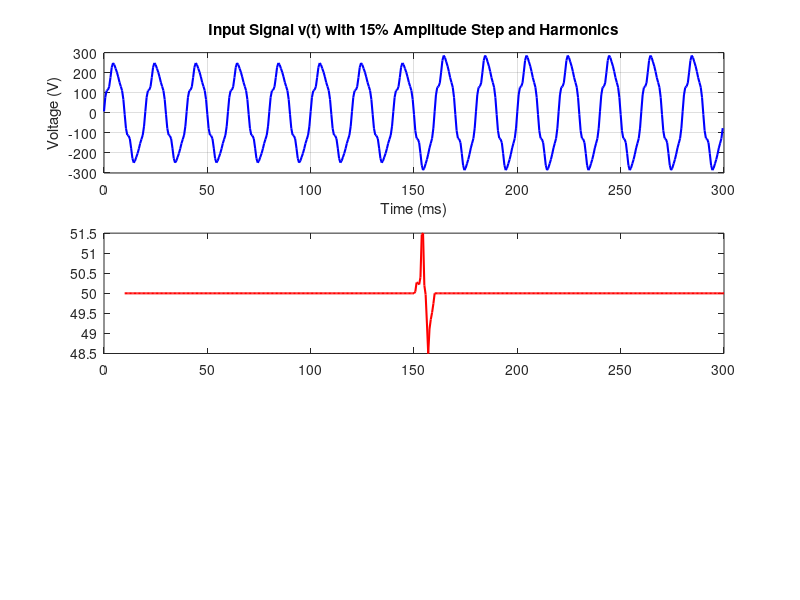

MATLAB code for this plot: (Note: this script raises an error after producing the figure.)
clear; clc; close all;

Fs      = 1600;               
Ts      = 1/Fs;
T_end   = 0.3;                
t       = 0:Ts:T_end-Ts;      
N_total = length(t);

f0      = 50;                 
A1 = 230;                     
step_time = 0.15;             
A2 = A1 * 1.15;               

A = A1 * ones(size(t));
A(t >= step_time) = A2;

h3_fraction = 0.10;   
h5_fraction = 0.05;
phase3 = pi/6;     
phase5 = -pi/8;    

v = A .* sin(2*pi*f0*t) ...
    + (h3_fraction * A) .* sin(2*pi*5*f0*t + phase3) ...
    + (h5_fraction * A) .* sin(2*pi*7*f0*t + phase5);

window_sizes = [0.01, 0.02];   
f_candidates = 48.5:0.01:51.5;  

allowed_harmonics = [1, 5, 7, 11, 13];

step_size = 1;

results = struct();

for ws = 1:length(window_sizes)
    T_window = window_sizes(ws);
    N_window = round(T_window * Fs);   
    num_estimates = N_total - N_window + 1;
    
    f_est = zeros(num_estimates,1);      
    win_center = zeros(num_estimates,1);   
    
    idx = 1;
    while (idx + N_window - 1) <= N_total
        idx_win = idx:(idx + N_window - 1);
        t_win = t(idx_win);
        v_win = v(idx_win);
        
        SSE = zeros(size(f_candidates));
        for iF = 1:length(f_candidates)
            f_test = f_candidates(iF);
            M = [];
            for hh = allowed_harmonics
                M = [M, sin(2*pi*f_test*hh*t_win(:)), cos(2*pi*f_test*hh*t_win(:))];
            end
            
            a_hat = (M'*M) \ (M'*v_win(:));
            v_fit = M * a_hat;
            err   = v_win(:) - v_fit;
            SSE(iF) = sum(err.^2);
        end
        
        [~, idx_min] = min(SSE);
        best_freq = f_candidates(idx_min);
        
        win_center(idx) = t_win(end) + 1/Fs;
        f_est(idx) = best_freq;
        
        idx = idx + step_size;
    end
    
    results(ws).T_window = T_window;
    results(ws).win_center = win_center(1:idx-1);
    results(ws).f_est = f_est(1:idx-1);
    results(ws).f_error = results(ws).f_est - f0;
end

figure('Name','Signal and Frequency Estimates','Position',[100 100 1000 800]);

subplot(3,1,1);
plot(t*1000, v, 'b', 'LineWidth',1.5);
xlabel('Time (ms)'); ylabel('Voltage (V)');
title('Input Signal v(t) with 15% Amplitude Step and Harmonics');
grid on;

subplot(3,1,2);
plot(results(1).win_center*1000, results(1).f_est, 'r', 'LineWidth',1.5); hold on;
yline(f0, 'k--', 'LineWidth',1.5);
xlabel('Time (ms)'); ylabel('Frequency (Hz)');
legend('Estimated f','True f','Location','best');
title('Frequency Estimate using 10 ms Window');
grid on;

subplot(3,1,3);
plot(results(2).win_center*1000, results(2).f_est, 'm', 'LineWidth',1.5); hold on;
yline(f0, 'k--', 'LineWidth',1.5);
xlabel('Time (ms)'); ylabel('Frequency (Hz)');
legend('Estimated f','True f','Location','best');
title('Frequency Estimate using 20 ms Window');
grid on;
